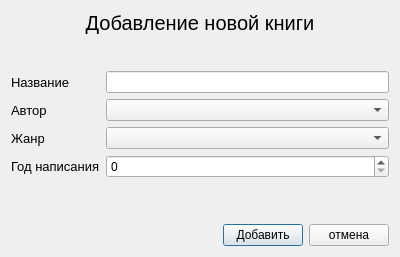
<?xml version="1.0" encoding="UTF-8"?>
<ui version="4.0">
 <class>Dialog</class>
 <widget class="QDialog" name="Dialog">
  <property name="geometry">
   <rect>
    <x>0</x>
    <y>0</y>
    <width>400</width>
    <height>257</height>
   </rect>
  </property>
  <property name="sizePolicy">
   <sizepolicy hsizetype="Fixed" vsizetype="Fixed">
    <horstretch>0</horstretch>
    <verstretch>0</verstretch>
   </sizepolicy>
  </property>
  <property name="maximumSize">
   <size>
    <width>400</width>
    <height>257</height>
   </size>
  </property>
  <property name="windowTitle">
   <string>Dialog</string>
  </property>
  <layout class="QVBoxLayout" name="verticalLayout">
   <item>
    <widget class="QLabel" name="label">
     <property name="font">
      <font>
       <pointsize>15</pointsize>
      </font>
     </property>
     <property name="layoutDirection">
      <enum>Qt::LeftToRight</enum>
     </property>
     <property name="text">
      <string>Добавление новой книги</string>
     </property>
     <property name="alignment">
      <set>Qt::AlignCenter</set>
     </property>
    </widget>
   </item>
   <item>
    <spacer name="verticalSpacer_2">
     <property name="orientation">
      <enum>Qt::Vertical</enum>
     </property>
     <property name="sizeHint" stdset="0">
      <size>
       <width>20</width>
       <height>20</height>
      </size>
     </property>
    </spacer>
   </item>
   <item>
    <layout class="QFormLayout" name="formLayout">
     <item row="1" column="0">
      <widget class="QLabel" name="label_2">
       <property name="font">
        <font>
         <family>Arial</family>
         <pointsize>10</pointsize>
        </font>
       </property>
       <property name="text">
        <string>Название</string>
       </property>
      </widget>
     </item>
     <item row="2" column="0">
      <widget class="QLabel" name="label_3">
       <property name="font">
        <font>
         <family>Arial</family>
         <pointsize>10</pointsize>
        </font>
       </property>
       <property name="text">
        <string>Автор</string>
       </property>
      </widget>
     </item>
     <item row="2" column="1">
      <widget class="QComboBox" name="comboBox"/>
     </item>
     <item row="3" column="0">
      <widget class="QLabel" name="label_4">
       <property name="font">
        <font>
         <family>Arial</family>
         <pointsize>10</pointsize>
        </font>
       </property>
       <property name="text">
        <string>Жанр</string>
       </property>
      </widget>
     </item>
     <item row="3" column="1">
      <widget class="QComboBox" name="comboBox_2"/>
     </item>
     <item row="4" column="0">
      <widget class="QLabel" name="label_5">
       <property name="font">
        <font>
         <family>Arial</family>
         <pointsize>10</pointsize>
        </font>
       </property>
       <property name="text">
        <string>Год написания</string>
       </property>
      </widget>
     </item>
     <item row="4" column="1">
      <widget class="QSpinBox" name="spinBox"/>
     </item>
     <item row="1" column="1">
      <widget class="QLineEdit" name="lineEdit"/>
     </item>
    </layout>
   </item>
   <item>
    <spacer name="verticalSpacer">
     <property name="orientation">
      <enum>Qt::Vertical</enum>
     </property>
     <property name="sizeHint" stdset="0">
      <size>
       <width>20</width>
       <height>40</height>
      </size>
     </property>
    </spacer>
   </item>
   <item>
    <layout class="QHBoxLayout" name="horizontalLayout">
     <item>
      <spacer name="horizontalSpacer">
       <property name="orientation">
        <enum>Qt::Horizontal</enum>
       </property>
       <property name="sizeHint" stdset="0">
        <size>
         <width>40</width>
         <height>20</height>
        </size>
       </property>
      </spacer>
     </item>
     <item>
      <widget class="QPushButton" name="ok_btn">
       <property name="text">
        <string>Добавить</string>
       </property>
      </widget>
     </item>
     <item>
      <widget class="QPushButton" name="cancel_btn">
       <property name="text">
        <string>отмена</string>
       </property>
      </widget>
     </item>
    </layout>
   </item>
  </layout>
 </widget>
 <resources/>
 <connections/>
</ui>
